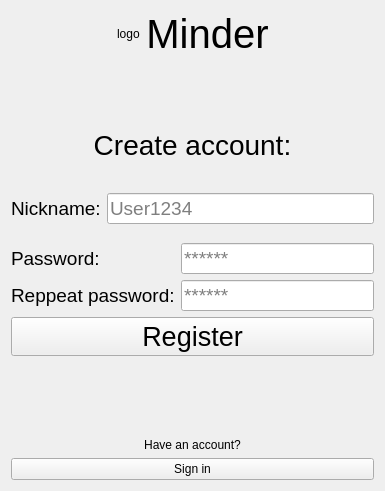
<?xml version="1.0" encoding="UTF-8"?>
<ui version="4.0">
 <class>RegisterWindow</class>
 <widget class="QWidget" name="RegisterWindow">
  <property name="geometry">
   <rect>
    <x>0</x>
    <y>0</y>
    <width>385</width>
    <height>491</height>
   </rect>
  </property>
  <property name="sizePolicy">
   <sizepolicy hsizetype="MinimumExpanding" vsizetype="MinimumExpanding">
    <horstretch>0</horstretch>
    <verstretch>0</verstretch>
   </sizepolicy>
  </property>
  <property name="windowTitle">
   <string>Form</string>
  </property>
  <layout class="QVBoxLayout" name="verticalLayout_2">
   <item>
    <layout class="QHBoxLayout" name="horizontalLayout">
     <item>
      <spacer name="horizontalSpacer">
       <property name="orientation">
        <enum>Qt::Horizontal</enum>
       </property>
       <property name="sizeHint" stdset="0">
        <size>
         <width>40</width>
         <height>20</height>
        </size>
       </property>
      </spacer>
     </item>
     <item>
      <widget class="QLabel" name="labelMinderLogo">
       <property name="sizePolicy">
        <sizepolicy hsizetype="Fixed" vsizetype="Fixed">
         <horstretch>0</horstretch>
         <verstretch>0</verstretch>
        </sizepolicy>
       </property>
       <property name="text">
        <string>logo</string>
       </property>
       <property name="scaledContents">
        <bool>true</bool>
       </property>
       <property name="margin">
        <number>0</number>
       </property>
      </widget>
     </item>
     <item>
      <widget class="QLabel" name="labelMinder">
       <property name="font">
        <font>
         <pointsize>30</pointsize>
        </font>
       </property>
       <property name="text">
        <string>Minder</string>
       </property>
       <property name="alignment">
        <set>Qt::AlignCenter</set>
       </property>
      </widget>
     </item>
     <item>
      <spacer name="horizontalSpacer_2">
       <property name="orientation">
        <enum>Qt::Horizontal</enum>
       </property>
       <property name="sizeHint" stdset="0">
        <size>
         <width>40</width>
         <height>20</height>
        </size>
       </property>
      </spacer>
     </item>
    </layout>
   </item>
   <item>
    <spacer name="verticalSpacer_6">
     <property name="orientation">
      <enum>Qt::Vertical</enum>
     </property>
     <property name="sizeType">
      <enum>QSizePolicy::MinimumExpanding</enum>
     </property>
     <property name="sizeHint" stdset="0">
      <size>
       <width>20</width>
       <height>30</height>
      </size>
     </property>
    </spacer>
   </item>
   <item>
    <layout class="QVBoxLayout" name="verticalLayout">
     <item>
      <widget class="QLabel" name="labelTitle">
       <property name="font">
        <font>
         <pointsize>21</pointsize>
        </font>
       </property>
       <property name="text">
        <string>Create account:</string>
       </property>
       <property name="alignment">
        <set>Qt::AlignCenter</set>
       </property>
       <property name="margin">
        <number>8</number>
       </property>
      </widget>
     </item>
     <item>
      <widget class="QLabel" name="labelErrorMsg">
       <property name="font">
        <font>
         <pointsize>13</pointsize>
         <italic>true</italic>
        </font>
       </property>
       <property name="text">
        <string>&lt;error&gt;</string>
       </property>
       <property name="alignment">
        <set>Qt::AlignCenter</set>
       </property>
       <property name="margin">
        <number>5</number>
       </property>
      </widget>
     </item>
     <item>
      <layout class="QFormLayout" name="formLayout">
       <item row="0" column="0">
        <widget class="QLabel" name="labelNickname">
         <property name="font">
          <font>
           <pointsize>14</pointsize>
          </font>
         </property>
         <property name="text">
          <string>Nickname:</string>
         </property>
         <property name="margin">
          <number>8</number>
         </property>
        </widget>
       </item>
       <item row="0" column="1">
        <widget class="QLineEdit" name="lineNickname">
         <property name="font">
          <font>
           <pointsize>14</pointsize>
          </font>
         </property>
         <property name="alignment">
          <set>Qt::AlignLeading|Qt::AlignLeft|Qt::AlignVCenter</set>
         </property>
         <property name="placeholderText">
          <string>User1234</string>
         </property>
        </widget>
       </item>
      </layout>
     </item>
     <item>
      <spacer name="verticalSpacer">
       <property name="orientation">
        <enum>Qt::Vertical</enum>
       </property>
       <property name="sizeType">
        <enum>QSizePolicy::Minimum</enum>
       </property>
       <property name="sizeHint" stdset="0">
        <size>
         <width>13</width>
         <height>13</height>
        </size>
       </property>
      </spacer>
     </item>
     <item>
      <layout class="QFormLayout" name="formLayout_2">
       <item row="0" column="0">
        <widget class="QLabel" name="labelPassword">
         <property name="font">
          <font>
           <pointsize>14</pointsize>
          </font>
         </property>
         <property name="text">
          <string>Password:</string>
         </property>
         <property name="margin">
          <number>8</number>
         </property>
        </widget>
       </item>
       <item row="0" column="1">
        <widget class="QLineEdit" name="linePassword">
         <property name="font">
          <font>
           <pointsize>14</pointsize>
          </font>
         </property>
         <property name="echoMode">
          <enum>QLineEdit::Password</enum>
         </property>
         <property name="alignment">
          <set>Qt::AlignLeading|Qt::AlignLeft|Qt::AlignVCenter</set>
         </property>
         <property name="placeholderText">
          <string>******</string>
         </property>
        </widget>
       </item>
       <item row="1" column="0">
        <widget class="QLabel" name="labelRepeatPassword">
         <property name="font">
          <font>
           <pointsize>14</pointsize>
          </font>
         </property>
         <property name="text">
          <string>Reppeat password:</string>
         </property>
         <property name="margin">
          <number>8</number>
         </property>
        </widget>
       </item>
       <item row="1" column="1">
        <widget class="QLineEdit" name="lineRepeatPassword">
         <property name="font">
          <font>
           <pointsize>14</pointsize>
          </font>
         </property>
         <property name="echoMode">
          <enum>QLineEdit::Password</enum>
         </property>
         <property name="alignment">
          <set>Qt::AlignLeading|Qt::AlignLeft|Qt::AlignVCenter</set>
         </property>
         <property name="placeholderText">
          <string>******</string>
         </property>
        </widget>
       </item>
      </layout>
     </item>
     <item>
      <widget class="QPushButton" name="btnRegister">
       <property name="sizePolicy">
        <sizepolicy hsizetype="Minimum" vsizetype="Fixed">
         <horstretch>0</horstretch>
         <verstretch>0</verstretch>
        </sizepolicy>
       </property>
       <property name="font">
        <font>
         <pointsize>20</pointsize>
        </font>
       </property>
       <property name="cursor">
        <cursorShape>PointingHandCursor</cursorShape>
       </property>
       <property name="contextMenuPolicy">
        <enum>Qt::DefaultContextMenu</enum>
       </property>
       <property name="toolTipDuration">
        <number>-1</number>
       </property>
       <property name="layoutDirection">
        <enum>Qt::LeftToRight</enum>
       </property>
       <property name="autoFillBackground">
        <bool>false</bool>
       </property>
       <property name="text">
        <string>Register</string>
       </property>
       <property name="autoDefault">
        <bool>false</bool>
       </property>
      </widget>
     </item>
    </layout>
   </item>
   <item>
    <spacer name="verticalSpacer_2">
     <property name="orientation">
      <enum>Qt::Vertical</enum>
     </property>
     <property name="sizeType">
      <enum>QSizePolicy::MinimumExpanding</enum>
     </property>
     <property name="sizeHint" stdset="0">
      <size>
       <width>20</width>
       <height>20</height>
      </size>
     </property>
    </spacer>
   </item>
   <item>
    <layout class="QVBoxLayout" name="verticalLayout_4">
     <item>
      <spacer name="verticalSpacer_5">
       <property name="orientation">
        <enum>Qt::Vertical</enum>
       </property>
       <property name="sizeType">
        <enum>QSizePolicy::Minimum</enum>
       </property>
       <property name="sizeHint" stdset="0">
        <size>
         <width>0</width>
         <height>10</height>
        </size>
       </property>
      </spacer>
     </item>
     <item>
      <widget class="QLabel" name="labelActionHelp">
       <property name="text">
        <string>Have an account?</string>
       </property>
       <property name="alignment">
        <set>Qt::AlignCenter</set>
       </property>
      </widget>
     </item>
     <item>
      <widget class="QPushButton" name="btnLogin">
       <property name="cursor">
        <cursorShape>PointingHandCursor</cursorShape>
       </property>
       <property name="text">
        <string>Sign in</string>
       </property>
      </widget>
     </item>
    </layout>
   </item>
  </layout>
 </widget>
 <resources/>
 <connections/>
</ui>
